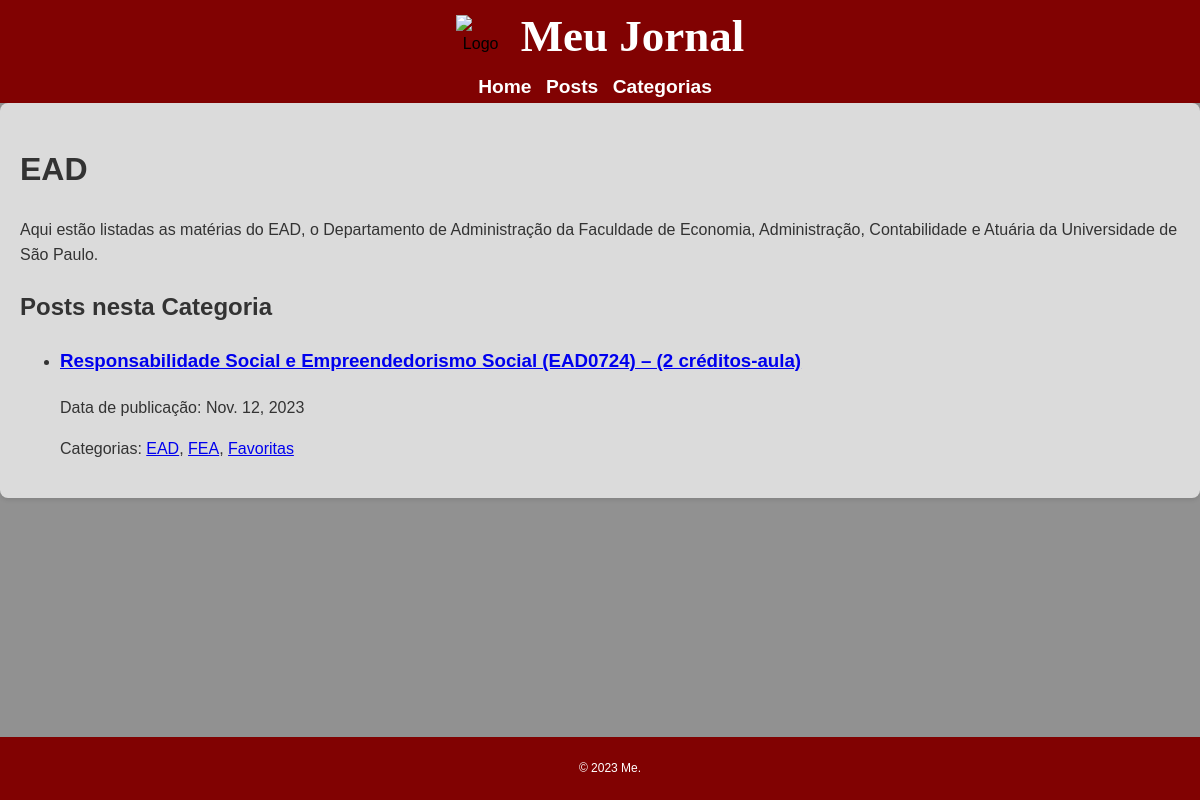
Screenshot of /categories/2/ with the database file from the repository.
### noticias/models.py (models this page shows, shortened)
class Category(models.Model):
    name = models.CharField(max_length=100)
    description = models.TextField()

class Post(models.Model):
    title = models.CharField(max_length=200)
    content = models.TextField()
    image = models.URLField(default='https://www.google.com/url?sa=i&url=https%3A%2F%2Fpt.m.wikipedia.org%2Fwiki%2FFicheiro%3AFlag_Blank.svg&psig=AOvVaw1M3X9dn1LhG_izFTfw8zX4&ust=1699909154871000&source=images&cd=vfe&opi=89978449&ved=0CBIQjRxqFwoTCIiszp6tv4IDFQAAAAAdAAAAABAQ')
    published_date = models.DateTimeField(default=timezone.now)
    categories = models.ManyToManyField(Category)

### noticias/views.py (the view)
# urls.py: path('categories/<int:pk>/', CategoryDetailView.as_view(), name='category_detail'),
class CategoryDetailView(ListView):
    model = Post
    template_name = 'noticias/category_detail.html'
    context_object_name = 'posts'
    def get_queryset(self):
        category = get_object_or_404(Category, pk=self.kwargs['pk'])
        return Post.objects.filter(categories__in=[category])
    def get_context_data(self, **kwargs):
        context = super().get_context_data(**kwargs)
        context['category'] = get_object_or_404(Category, pk=self.kwargs['pk'])
        return context

### noticias/templates/noticias/category_detail.html (shortened to what this page needs)
{% extends 'noticias/base.html' %}
{% block content %}
    <h1>{{ category.name }}</h1>
    <p>{{ category.description }}</p>
    <h2>Posts nesta Categoria</h2>
    {% if posts %}
        <ul>
            {% for post in posts %}
                <li>
                    <h3><a href="{% url 'post_detail' pk=post.pk %}">{{ post.title }}</a></h3>
                    {% with formatted_date=post.published_date|date %}
                        <p>Data de publicação: {{ formatted_date }}</p>
                    {% endwith %}
                    <p>Categorias: {% for category in post.categories.all %}<a href="{% url 'category_detail' pk=category.pk %}">{{ category.name }}</a>{% if not forloop.last %}, {% endif %}{% endfor %}</p>
                </li>
            {% endfor %}
        </ul>
    {% else %}
        <p>Nenhum post nesta categoria.</p>
    {% endif %}
{% endblock %}

### noticias/templates/noticias/base.html (style rules this page uses)
body { background-color: #919191; color: #333; font-family: 'Arial', sans-serif; margin: 0; padding: 0; line-height: 1.6; }

### rows the page displays
Category: name "EAD", description "Aqui estão listadas as matérias do EAD, o Departamento de Administração da Faculdade de Economia, Administração, Contabilidade e Atuária da Universidade de São Paulo."
Post: title "Responsabilidade Social e Empreendedorismo Social (EAD0724) – (2 créditos-aula)", published_date "Nov. 12, 2023"
Category: name "FEA"
Category: name "Favoritas"
